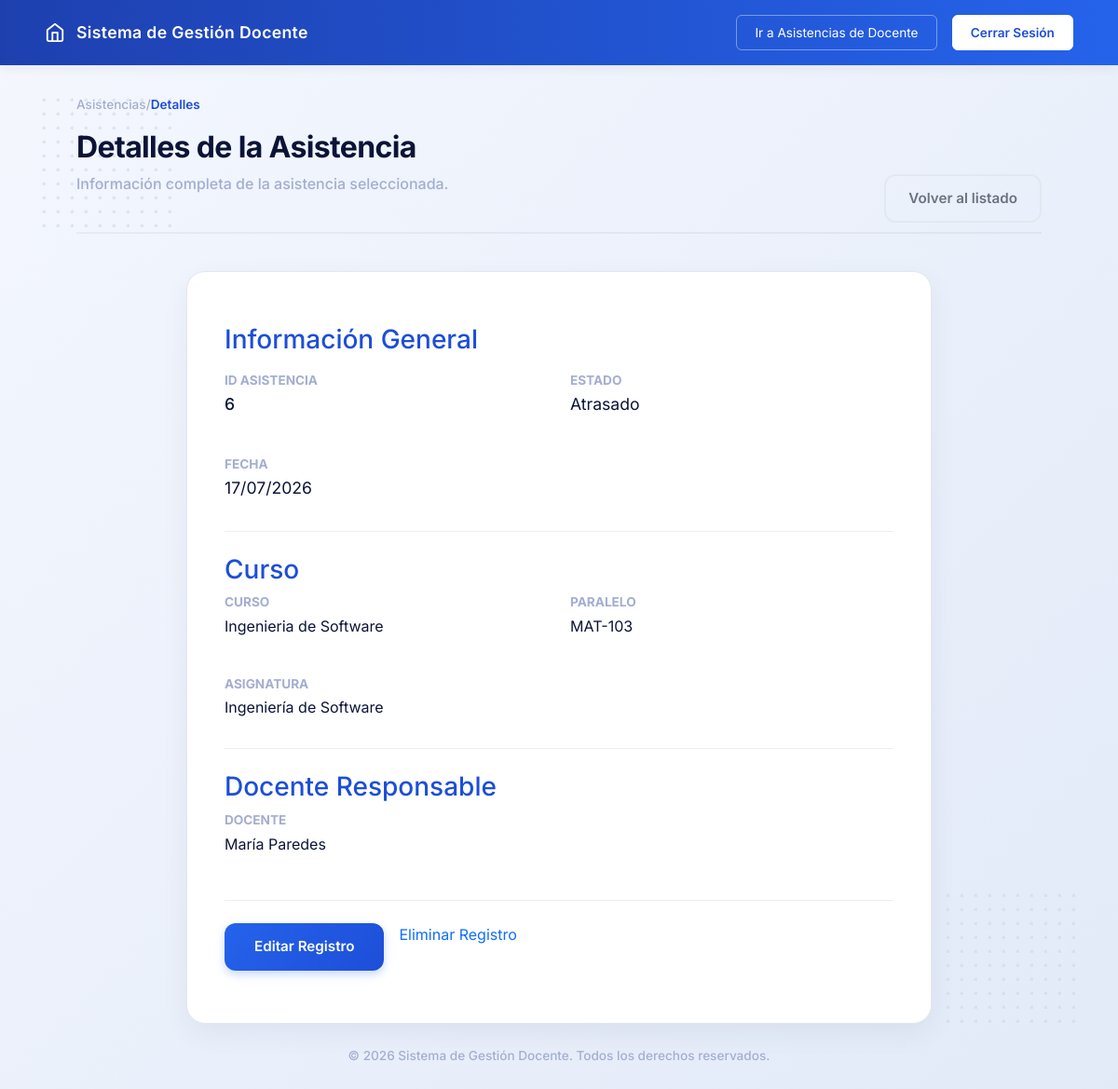
The app's page /asistencias-docente?accion=buscar&id_asistencia=6 (signed in) with its own data.
### tables this page shows
CREATE TABLE asistencias (
    id_asistencia INT(11) NOT NULL AUTO_INCREMENT,
    id_curso INT(11) NOT NULL,
    id_docente INT(11) NOT NULL,
    fecha DATE NOT NULL DEFAULT (CURRENT_DATE),
    fecha_modificacion TIMESTAMP NOT NULL DEFAULT CURRENT_TIMESTAMP,
    fecha_creacion TIMESTAMP NOT NULL DEFAULT CURRENT_TIMESTAMP,
    estado ENUM(
        'presente',
        'ausente',
        'atrasado'
    ) NOT NULL DEFAULT 'presente',

    PRIMARY KEY(id_asistencia),

    CONSTRAINT fk_asistencia_curso
        FOREIGN KEY(id_curso)
        REFERENCES cursos(id_curso),

    CONSTRAINT fk_asistencia_docente
        FOREIGN KEY(id_docente)
        REFERENCES docentes(id_docente)

);

CREATE TABLE cursos (
    id_curso INT(11) NOT NULL AUTO_INCREMENT,
    id_docente INT(11) NOT NULL,
    id_asignatura INT(11) NOT NULL,
    paralelo VARCHAR(10) NOT NULL,
    nombre VARCHAR(100) NOT NULL,
    horario VARCHAR(100) NOT NULL,
    descripcion VARCHAR(200) NOT NULL,
    cantidad_alumnos INT(11) NOT NULL DEFAULT 0,
    fecha_modificacion TIMESTAMP NOT NULL DEFAULT CURRENT_TIMESTAMP,
    fecha_creacion TIMESTAMP NOT NULL DEFAULT CURRENT_TIMESTAMP,
    estado ENUM('activo','inactivo') NOT NULL DEFAULT 'activo',

    PRIMARY KEY(id_curso),

    CONSTRAINT fk_curso_docente
        FOREIGN KEY(id_docente)
        REFERENCES docentes(id_docente),

    CONSTRAINT fk_curso_asignatura
        FOREIGN KEY(id_asignatura)
        REFERENCES asignaturas(id_asignatura)

);

CREATE TABLE asignaturas (
    id_asignatura INT(11) NOT NULL AUTO_INCREMENT,
    codigo VARCHAR(20) NOT NULL,
    nombre VARCHAR(100) NOT NULL,
    semestre ENUM(
        'Primer',
        'Segundo',
        'Tercero',
        'Cuarto',
        'Quinto',
        'Sexto',
        'Septimo',
        'Octavo',
        'Noveno',
        'Decimo'
    ) NOT NULL,
    creditos INT(2) NOT NULL,
    fecha_modificacion TIMESTAMP NOT NULL DEFAULT CURRENT_TIMESTAMP,
    fecha_creacion TIMESTAMP NOT NULL DEFAULT CURRENT_TIMESTAMP,
    estado ENUM('activo','inactivo') NOT NULL DEFAULT 'activo',

    PRIMARY KEY(id_asignatura),
    UNIQUE KEY uk_asignatura_codigo(codigo)
);

CREATE TABLE docentes (
    id_docente INT(11) NOT NULL AUTO_INCREMENT,
    cedula VARCHAR(10) NOT NULL,
    primer_nombre VARCHAR(100) NOT NULL,
    segundo_nombre VARCHAR(100) DEFAULT NULL,
    primer_apellido VARCHAR(100) NOT NULL,
    segundo_apellido VARCHAR(100) DEFAULT NULL,
    especialidad VARCHAR(100) NOT NULL,
    fecha_modificacion TIMESTAMP NOT NULL DEFAULT CURRENT_TIMESTAMP,
    fecha_creacion TIMESTAMP NOT NULL DEFAULT CURRENT_TIMESTAMP,
    estado ENUM('activo','inactivo') NOT NULL DEFAULT 'activo',

    PRIMARY KEY(id_docente),
    UNIQUE KEY uk_docente_cedula(cedula)
);

### config/Conexion.php (called while the page is built)
<?php
class Conexion
{
    private static $conexion = null;
    public static function conectar()
    {
        if (self::$conexion == null) {
            try {
                self::$conexion = new PDO(
                    "mysql:host=localhost;port=3306;dbname=gestion_docentes_db;charset=utf8",
                    "root",
                    ""
                );
                self::$conexion->setAttribute(
                    PDO::ATTR_ERRMODE,
                    PDO::ERRMODE_EXCEPTION
                );
                self::$conexion->setAttribute(
                    PDO::ATTR_DEFAULT_FETCH_MODE,
                    PDO::FETCH_ASSOC
                );
            } catch (PDOException $e) {
                die("Error de conexión: " . $e->getMessage());
            }
        }
        return self::$conexion;
    }
}

### app/modelos/AsistenciaModelo.php (called while the page is built, shortened)
<?php
require_once 'config/Conexion.php';
class AsistenciaModelo
{
    private $conexion;
    public function __construct()
    {
        $this->conexion = Conexion::conectar();
    }
    public function buscar($id_asistencia)
    {
        $sql = "SELECT
                    a.id_asistencia,
                    a.id_curso,
                    a.id_docente,
                    a.fecha,
                    a.estado,
                    c.nombre AS curso,
                    c.paralelo,
                    d.primer_nombre,
                    d.primer_apellido,
                    asig.nombre AS asignatura_nombre
                FROM asistencias a
                INNER JOIN cursos c
                    ON a.id_curso = c.id_curso
                INNER JOIN docentes d
                    ON a.id_docente = d.id_docente
                INNER JOIN asignaturas asig
                    ON c.id_asignatura = asig.id_asignatura
                WHERE a.id_asistencia = :id_asistencia";
        $stmt = $this->conexion->prepare($sql);
        $stmt->execute([
            ':id_asistencia' => $id_asistencia
        ]);
        return $stmt->fetch(PDO::FETCH_ASSOC);
    }
}

### app/vistas/asistencias-docente/asistencia_detalle.php (the view, shortened to what this page needs)
<?php
require_once __DIR__."/../layout/header.php"
?>
    <div class="dot-pattern top-left"></div>
    <div class="dot-pattern bottom-right"></div>
    <main class="main-container content-align-top">
        <div class="breadcrumb" style="color: var(--text-gray); font-size: 0.85rem; margin-bottom: 1rem;">
            <a href="/gestion-docentes-web/asistencias-docente" style="color: var(--text-gray); text-decoration: none;">Asistencias</a> / <span style="color: var(--c-primary-main); font-weight: 600;">Detalles</span>
        </div>
        <header class="section-header">
            <div>
                <h1 class="page-title">Detalles de la Asistencia</h1>
                <p class="page-subtitle">Información completa de la asistencia seleccionada.</p>
            </div>
            <div>
                <a href="/gestion-docentes-web/asistencias-docente" class="btn-cancel">Volver al listado</a>
            </div>
        </header>
        <div class="details-layout" style="grid-template-columns: 1fr; max-width: 800px; margin: 0 auto; width: 100%;">
            <div class="form-section">
                <div class="section-card">
                    <div id="contenedorDetalle" style="color: var(--text-dark); padding: 1rem 0;">
                        <div style="margin-bottom:1.5rem; border-bottom:1px solid #eee; padding-bottom:1rem;">
                            <h3 style="margin-bottom:.5rem; color:var(--c-primary-main);">
                                Información General
                            </h3>
                            <div class="grid-2" style="margin-top:1rem;">
                                <div>
                                    <strong style="color:var(--text-gray); display:block; font-size:.85rem; text-transform:uppercase;">
                                        ID Asistencia
                                    </strong>
                                    <p style="font-size:1.1rem; font-weight:500; margin-top:.2rem;">
                                        <?= htmlspecialchars($asistencia['id_asistencia']) ?>
                                    </p>
                                </div>
                                <div>
                                    <strong style="color:var(--text-gray); display:block; font-size:.85rem; text-transform:uppercase;">
                                        Estado
                                    </strong>
                                    <p style="font-size:1.1rem; margin-top:.2rem;">
                                        <?= htmlspecialchars(ucfirst($asistencia['estado'])) ?>
                                    </p>
                                </div>
                                <div>
                                    <strong style="color:var(--text-gray); display:block; font-size:.85rem; text-transform:uppercase;">
                                        Fecha
                                    </strong>
                                    <p style="font-size:1.1rem; margin-top:.2rem;">
                                        <?= htmlspecialchars(date("d/m/Y", strtotime($asistencia['fecha']))) ?>
                                    </p>
                                </div>
                            </div>
                        </div>
                        <div style="margin-bottom:1.5rem; border-bottom:1px solid #eee; padding-bottom:1rem;">
                            <h3 style="margin-bottom:.5rem; color:var(--c-primary-main);">
                                Curso
                            </h3>
                            <div class="grid-2">
                                <div>
                                    <strong style="color:var(--text-gray); display:block; font-size:.85rem; text-transform:uppercase;">
                                        Curso
                                    </strong>
                                    <p style="margin-top:.2rem;">
                                        <?= htmlspecialchars($asistencia['curso']) ?>
                                    </p>
                                </div>
                                <div>
                                    <strong style="color:var(--text-gray); display:block; font-size:.85rem; text-transform:uppercase;">
                                        Paralelo
                                    </strong>
                                    <p style="margin-top:.2rem;">
                                        <?= htmlspecialchars($asistencia['paralelo']) ?>
                                    </p>
                                </div>
                                <div>
                                    <strong style="color:var(--text-gray); display:block; font-size:.85rem; text-transform:uppercase;">
                                        Asignatura
                                    </strong>
                                    <p style="margin-top:.2rem;">
                                        <?= htmlspecialchars($asistencia['asignatura_nombre']) ?>
                                    </p>
                                </div>
                            </div>
                        </div>
                        <div style="margin-bottom:1.5rem;">
                            <h3 style="margin-bottom:.5rem; color:var(--c-primary-main);">
                                Docente Responsable
                            </h3>
                            <div class="grid-2">
                                <div>
                                    <strong style="color:var(--text-gray); display:block; font-size:.85rem; text-transform:uppercase;">
                                        Docente
                                    </strong>
                                    <p style="margin-top:.2rem;">
                                        <?= htmlspecialchars(
                                            $asistencia['primer_nombre'] . ' ' . $asistencia['primer_apellido']
                                        ) ?>
                                    </p>
                                </div>
                            </div>
                        </div>
                        <div style="margin-top:2rem; display:flex; gap:1rem; border-top:1px solid #eee; padding-top:1.5rem;">
                            <a href="?accion=editar&id_asistencia=<?= htmlspecialchars($asistencia['id_asistencia']) ?>"
                            class="btn-save"
                            style="text-decoration:none;">
                                Editar Registro
                            </a>
                            <a href="?accion=eliminar&id_asistencia=<?= htmlspecialchars($asistencia['id_asistencia']) ?>"
                            class="btn-red"
                            style="text-decoration:none;"
                            onclick="return confirm('¿Está seguro de eliminar esta asistencia?');">
                                Eliminar Registro
                            </a>
                        </div>
                    </div>
                </div>
            </div>
        </div>
    </main>
<?php require_once __DIR__."/../layout/footer.php" ?>

### public/css/style.css (style rules this page uses)
:root { --bg-gradient-start: #F4F7FE; --bg-gradient-end: #E2EAF8; --text-dark: #0B1437; --text-gray: #A3AED0; --card-bg: #FFFFFF; --border-color: #E2E8F0; --c-blue-light: #E1E9F8; --c-blue-main: #4361EE; --c-primary-light: #4A85F6; --c-primary-main: #1D4ED8; --c-teal-light: #D1FAE5; --c-teal-main: #10B981; --c-purple-light: #EDE9FE; --c-purple-main: #8B5CF6; --c-orange-light: #fef5e9; --c-orange-main: #f6975c; }
* { margin: 0; padding: 0; box-sizing: border-box; font-family: 'Inter', sans-serif; }
.home-body { background: linear-gradient(135deg, var(--bg-gradient-start) 0%, var(--bg-gradient-end) 100%); min-height: 100vh; display: flex; flex-direction: column; position: relative; }
.main-container { flex: 1; width: 100%; max-width: 1100px; margin: 0 auto; padding: 0 2rem; position: relative; z-index: 10; display: flex; flex-direction: column; justify-content: center; }
.content-align-top { justify-content: flex-start !important; padding-top: 2rem !important; }
.dot-pattern { position: absolute; width: 150px; height: 150px; background-image: radial-gradient(circle, #CBD5E1 2px, transparent 2px); background-size: 15px 15px; opacity: 0.5; z-index: 1; }
.top-left { top: 100px; left: 40px; }
.bottom-right { bottom: 80px; right: 40px; }
.breadcrumb { color: var(--text-gray); font-size: 0.85rem; margin-bottom: 0.5rem; font-weight: 500; }
.section-header { display: flex; justify-content: space-between; align-items: flex-end; margin-bottom: 2.5rem; border-bottom: 2px solid rgba(11, 20, 55, 0.05); padding-bottom: 1.5rem; }
.page-title { font-size: 2rem; font-weight: 700; color: var(--text-dark); letter-spacing: -0.02em; }
.page-subtitle { color: var(--text-gray); font-size: 1rem; font-weight: 500; }
.details-layout { display: grid; grid-template-columns: 1fr 300px; gap: 2rem; align-items: start; }
.form-section { width: 100%; }
.section-card { background: #FFFFFF; border-radius: 20px; padding: 2.5rem; box-shadow: 0 10px 30px rgba(11, 20, 55, 0.06); border: 1px solid var(--border-color); }
.grid-2 { display: grid; grid-template-columns: 1fr 1fr; gap: 1.5rem; }
.btn-save { background: linear-gradient(135deg, #2563EB 0%, #1D4ED8 100%); color: white; padding: 0.9rem 2rem; border-radius: 12px; border: none; font-weight: 600; font-size: 0.95rem; display: inline-flex; align-items: center; gap: 0.5rem; cursor: pointer; transition: all 0.3s ease; box-shadow: 0 4px 10px rgba(37, 99, 235, 0.25); }
.btn-cancel { background: transparent; color: #6B7280; padding: 0.9rem 1.5rem; border-radius: 12px; text-decoration: none; font-weight: 600; font-size: 0.95rem; border: 2px solid var(--border-color); transition: all 0.3s ease; }

### records on screen
asistencias: id_asistencia "6", estado "Atrasado", fecha "17/07/2026", id_curso.nombre "Ingenieria de Software", id_curso.paralelo "MAT-103", asignaturas.nombre "Ingeniería de Software", id_docente.primer_apellido "María Paredes"

### other values on screen
$menu["nombre"] "Asistencias de Docente"
